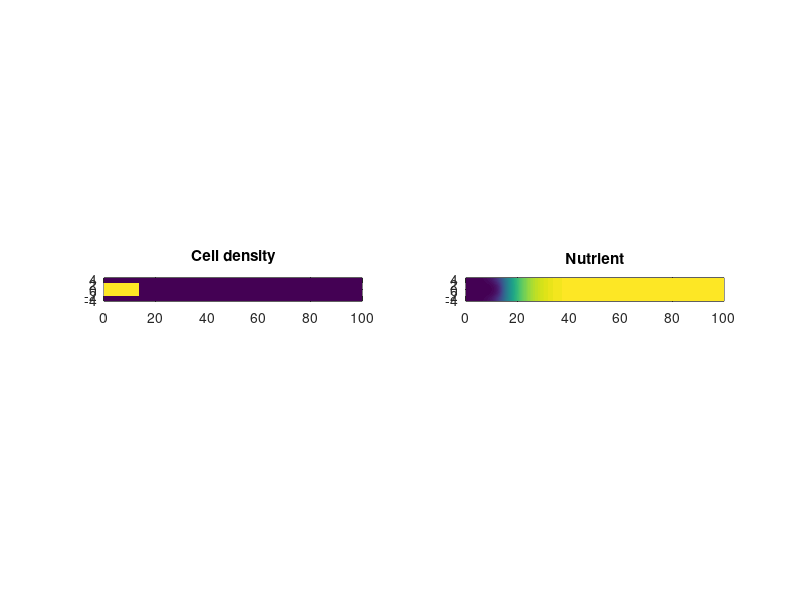

This figure's MATLAB source:
function Biomass = OptimalModel1D(Width, Density, N0, gama)

% Parameters
if nargin < 1
    Width   = 5; 
    Density = 0.11;
    N0      = 8;
    gama    = 7.5;
end

Lx     = 100; % mm
Ly     = 100; % mm
totalt = 24;  % h

dt = 0.02;
nt = totalt / dt;
nx = 1000;
ny = 1000;
dx = Lx / (nx - 1);

bN = 160;
DN = 6;
aC = 0.8;
KN = 0.8;
Cm = 0.05;

C0 = 0.5;  % initial cell density
L  = 1;    % initial branch length

% Because of the symmetry, only one branch is simulated
Ld = 1 / Density;  % Growth domain of a single branch
nx = Ld / dx + 1;
[XP, nx] = Pattern(Width, 1, dx, nx);
XP = XP * ones(1, ny); % Pattern matrix

dx = Ld / nx;
dy = Ly / ny;
x  = linspace(-Ld/2, Ld/2, nx);
y  = linspace(0, ny * dy, ny);
[xx, yy] = meshgrid(x, y);
xx = xx'; yy = yy';

dLk = gama / (sum(XP(:, 1)) * dx);
Ln = round(L / dy);
C0 = C0 / (sum(XP(:, 1)) * dx * Ln * dy) / (Density * Lx);
C = C0 * XP;
C(:, Ln + 1 : end) = 0;
N = zeros(nx, ny) + N0;

[MatV1N,MatV2N,MatU1N,MatU2N] = Diffusion(dx,dy,nx,ny,dt,DN);

for i = 1 : nt
    
    % ------------ Growth ------------
    fN = N ./ (N + KN) .* Cm ./ (C + Cm) .* C; 
    dN = - bN * fN;
    N  = N + dN * dt; 
    N(N < 0) = 0; 
    NV = MatV1N \ (N * MatU1N); N = (MatV2N * NV) / MatU2N;
    
    dC = aC * fN;
    if Ln >= ny; dC = 0 * dC; end
    C  = C + dC * dt; 
    Biomass = sum(C(:)) * (dx * dy);
    
    % ----------- Movement -------------
    dL  = dLk * sum(sum(fN)) * (dx * dy);
    if Ln >= ny; dL = 0; end
    L = min(Ly, L + dL * dt);
    Ln = round(L / dy);
        
    C = XP * (Biomass / ((sum(XP(:, 1)) * Ln * dy * dx)));
    if Ln <= ny; C(:, Ln + 1 : end) = 0; end
    
    % ------------- Plot ---------------
    if mod(i, 50) == 0
    disp(i * dt); 
    subplot(1, 2, 1)
        pcolor(yy, xx, C); shading interp; axis equal; 
        axis([0 Ly -Ld/2 Ld/2]); title 'Cell density'
    subplot(1, 2, 2)
        pcolor(yy, xx, N); shading interp; axis equal;
        axis([0 Ly -Ld/2 Ld/2]); title 'Nutrient'
    drawnow
    end
end

Biomass = Biomass * Density * Lx;

function [X, nx] = Pattern(Width, Number, dx, nx)

nw = round(Width / dx);
nd = round(nx / Number);

X  = zeros(nd, Number);
nx = nd * Number;

X(1 : nw, :) = 1; X = flipud(X);
X = X(:);
X = X(1 : nx);
n = fix((nd - nw)/2); 
if n > 0; X = [X(n + 1 : end); X(1 : n)]; end


function [V1,V2,U1,U2] = Diffusion(dx,dy,nx,ny,dt,D)
    
rx = dt / dx^2;
ry = dt / dy^2;
Ix = speye(nx); ex = ones(nx, 1); 
Iy = speye(ny); ey = ones(ny, 1); 

Mx = spdiags([ex -2*ex ex], -1:1, nx, nx);
My = spdiags([ey -2*ey ey], -1:1, ny, ny);
Mx(1, 2) = 2; Mx(nx, nx - 1) = 2;
My(2, 1) = 2; My(ny - 1, ny) = 2;

V1 = Ix - rx / 2 * D * Mx; V2 = Ix + rx / 2 * D * Mx;
U2 = Iy - ry / 2 * D * My; U1 = Iy + ry / 2 * D * My;  

